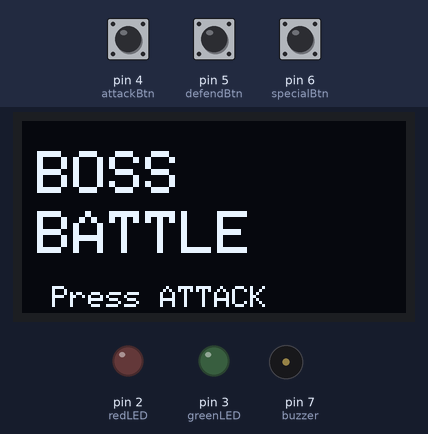
This sketch was run on a simulated Arduino Uno, built with avr-gcc and run on an emulated ATmega328P. On the bench: 128×64 one-colour display, output pins drawn as LEDs (lit = HIGH), buzzer (waves = sounding). Dashed ring = blinking. Inputs (shaded band) come from the test bench; at power-on: pin 4 (attackBtn) LOW, pin 5 (defendBtn) LOW, pin 6 (specialBtn) LOW. Random numbers use the default seed unless the sketch sets one.

Above: at 1.2 s.
1.3 s: pin 4 (attackBtn) pulled HIGH for 0.15 s
At 1.9 s:
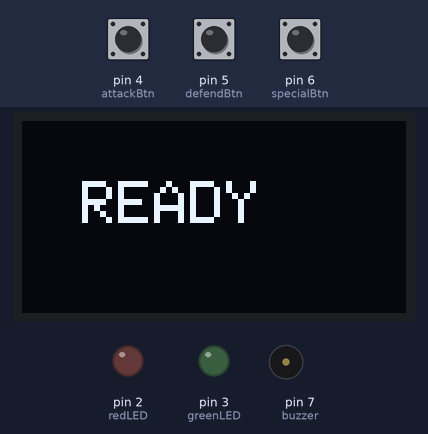
4.0 s: pin 5 (defendBtn) pulled HIGH for 0.15 s
At 4.6 s:
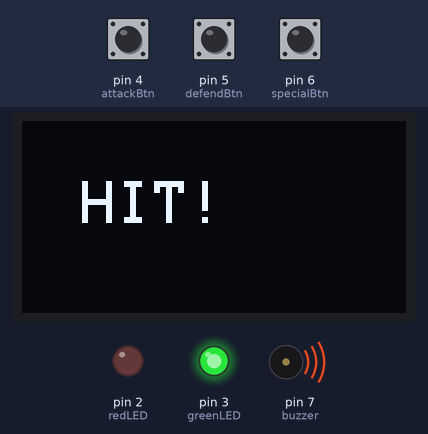
7.1 s: pin 6 (specialBtn) pulled HIGH for 3.2 s
At 9.9 s:
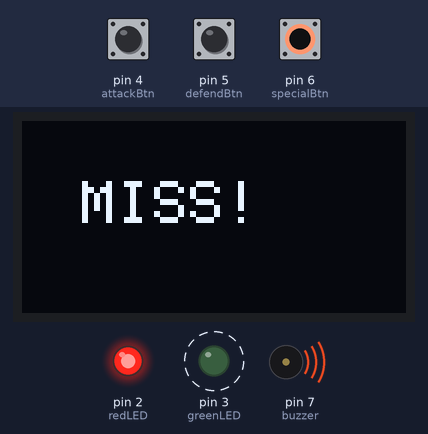
12.2 s: pin 4 (attackBtn) pulled HIGH for 3.2 s
At 16.2 s:
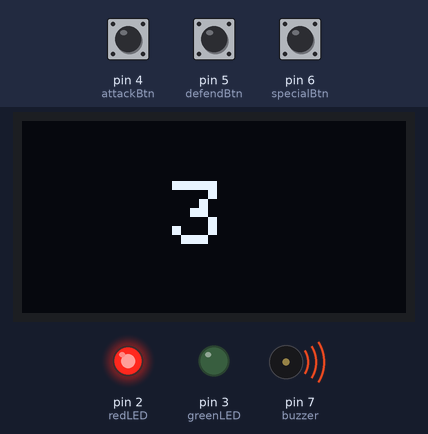
16.9 s: pin 5 (defendBtn) pulled HIGH for 1 s
At 18.47 s:
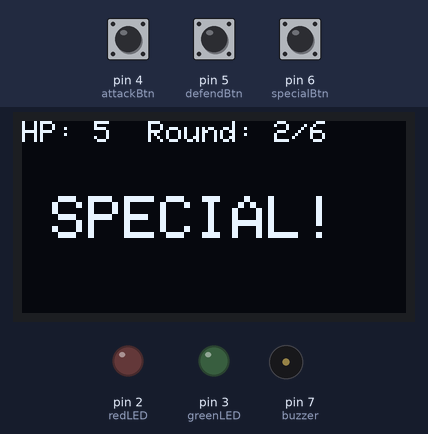
19.4 s: pin 6 (specialBtn) pulled HIGH for 1 s
At 21.3 s:
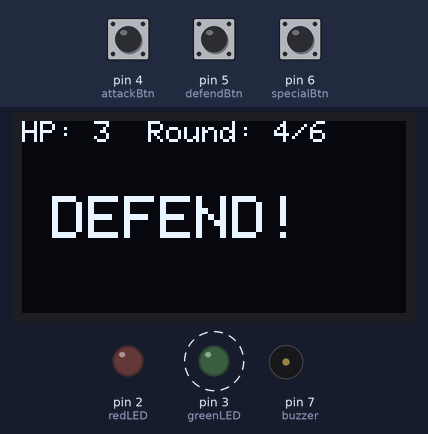
Timing chart, 0 to 24.4 s (numbered marks = the images above; inputs shaded):
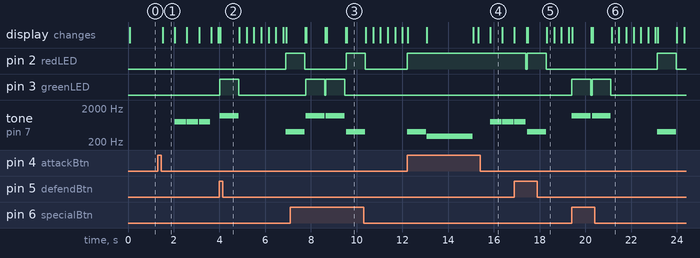

Measured:
- after the input at 1.3 s, tone on pin 7 (buzzer): alternates 800 Hz for 0.50 s and silent for 0.03 s, starting after 0.75 s; the display: changes after 0.23 s (image 1)
- after the input at 4.0 s, pin 3 (greenLED): LOW → HIGH at once, → LOW 0.83 s later
- after the input at 7.1 s, pin 3 (greenLED): alternates HIGH for 0.83 s and LOW for 0.06 s, 4 changes in all, then stays LOW, starting after 0.67 s
- after the input at 19.4 s, pin 3 (greenLED): alternates HIGH for 0.83 s and LOW for 0.06 s, 4 changes in all, then stays LOW, starting at once
- what the display in image 1 shows lasts 0.6 s, from 1.5 s to 2.1 s

The sketch:

assessment_1_code.ino
```cpp
#include <Wire.h>
#include <Adafruit_GFX.h>
#include <Adafruit_SSD1306.h>

#define SCREEN_WIDTH 128
#define SCREEN_HEIGHT 64
Adafruit_SSD1306 display(SCREEN_WIDTH, SCREEN_HEIGHT, &Wire, -1);

int redLED = 2;
int greenLED = 3;
int attackBtn = 4;
int defendBtn = 5;
int specialBtn = 6;
int buzzer = 7;
int bossHP = 5;
int totalRounds = 6;

void setup() {
  pinMode(redLED, OUTPUT);
  pinMode(greenLED, OUTPUT);
  pinMode(attackBtn, INPUT);
  pinMode(defendBtn, INPUT);
  pinMode(specialBtn, INPUT);
  pinMode(buzzer, OUTPUT);

  if (!display.begin(SSD1306_SWITCHCAPVCC, 0x3C)) {
    while (true);
  }

  display.clearDisplay();
  display.setTextColor(SSD1306_WHITE);
  display.display();
}

void loop() {
  // START SCREEN
  display.clearDisplay();
  display.setTextColor(SSD1306_WHITE);
  display.setTextSize(2);
  display.setCursor(5, 10);
  display.println("BOSS");
  display.setCursor(5, 30);
  display.println("BATTLE");
  display.setTextSize(1);
  display.setCursor(10, 55);
  display.println("Press ATTACK");
  display.display();

  while (digitalRead(attackBtn) == LOW);
  delay(200);

  // READY
  display.clearDisplay();
  display.setTextColor(SSD1306_WHITE);
  display.setTextSize(2);
  display.setCursor(20, 20);
  display.println("READY");
  display.display();
  delay(500);

  // COUNTDOWN
  for (int i = 3; i > 0; i--) {
    display.clearDisplay();
    display.setTextColor(SSD1306_WHITE);
    display.setTextSize(3);
    display.setCursor(50, 20);
    display.println(i);
    display.display();
    tone(buzzer, 800);
    delay(500);
    noTone(buzzer);
  }

  bossHP = 5;

  // GAME ROUNDS
  for (int round = 1; round <= totalRounds; round++) {
    digitalWrite(redLED, LOW);
    digitalWrite(greenLED, LOW);

    int move = random(1, 4);

    display.clearDisplay();
    display.setTextColor(SSD1306_WHITE);
    display.setTextSize(1);
    display.setCursor(0, 0);
    display.print("HP: ");
    display.print(bossHP);
    display.print("  Round: ");
    display.print(round);
    display.print("/6");
    display.setTextSize(2);
    display.setCursor(10, 25);
    if (move == 1) display.println("ATTACK!");
    if (move == 2) display.println("DEFEND!");
    if (move == 3) display.println("SPECIAL!");
    display.display();

    // ⏱️ Response window — 2 seconds with a live countdown bar
    unsigned long startTime = millis();
    bool correct = false;
    unsigned long totalTime = 2000;

    while (millis() - startTime < totalTime) {
      // Live timer bar at the bottom of the screen
      unsigned long elapsed = millis() - startTime;
      int barWidth = map(elapsed, 0, totalTime, 128, 0);

      display.fillRect(0, 56, 128, 8, SSD1306_BLACK);   // clear bar area
      display.fillRect(0, 56, barWidth, 8, SSD1306_WHITE); // draw remaining time
      display.display();

      if (digitalRead(attackBtn) == HIGH) { if (move == 1) correct = true; break; }
      if (digitalRead(defendBtn) == HIGH) { if (move == 2) correct = true; break; }
      if (digitalRead(specialBtn) == HIGH) { if (move == 3) correct = true; break; }
    }

    // RESULT
    if (correct) {
      bossHP--;
      digitalWrite(greenLED, HIGH);
      tone(buzzer, 1200);
      display.clearDisplay();
      display.setTextColor(SSD1306_WHITE);
      display.setTextSize(2);
      display.setCursor(20, 20);
      display.println("HIT!");
      display.display();
    } else {
      digitalWrite(redLED, HIGH);
      tone(buzzer, 400);
      display.clearDisplay();
      display.setTextColor(SSD1306_WHITE);
      display.setTextSize(2);
      display.setCursor(20, 20);
      display.println("MISS!");
      display.display();
    }

    delay(800);
    noTone(buzzer);

    // WIN CHECK
    if (bossHP <= 0) {
      display.clearDisplay();
      display.setTextColor(SSD1306_WHITE);
      display.setTextSize(2);
      display.setCursor(10, 20);
      display.println("YOU WIN!");
      display.display();
      tone(buzzer, 1500);
      delay(2000);
      noTone(buzzer);
      return;
    }
  }

  // LOSE
  display.clearDisplay();
  display.setTextColor(SSD1306_WHITE);
  display.setTextSize(1);
  display.setCursor(10, 20);
  display.println("Better Luck");
  display.setCursor(20, 35);
  display.println("Next Time!");
  display.display();
  tone(buzzer, 300);
  delay(2000);
  noTone(buzzer);
}
```
